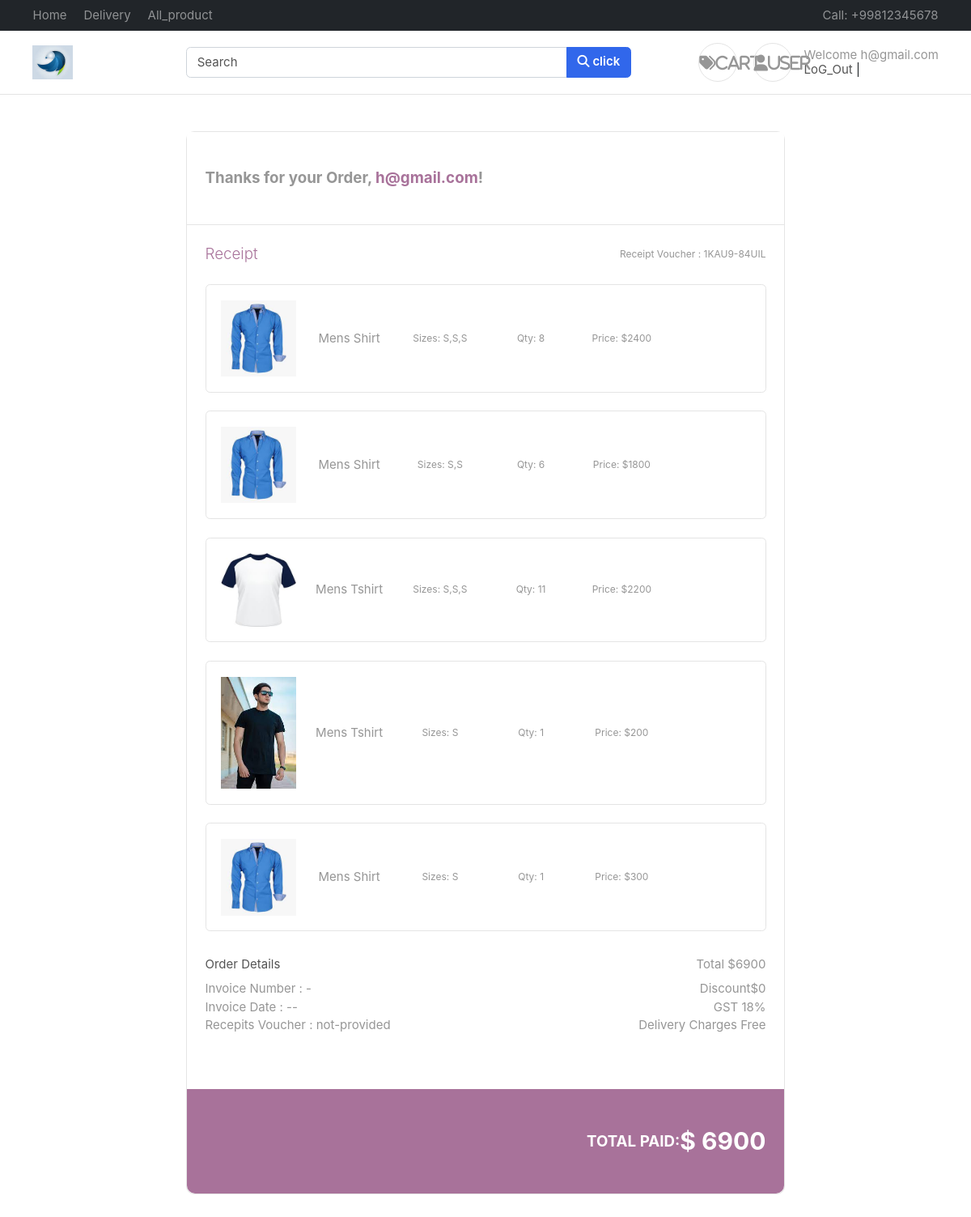
/cart/Delivery (signed in), run on the app's committed database.
### products/models.py (models this page shows, shortened)
class Product_Image(BaseModel1):
    product=models.ForeignKey(Product, on_delete=models.CASCADE, related_name="product_images")
    identify_no=models.BigIntegerField(default=0)
    image=models.ImageField(upload_to='product')

class Product (BaseModel1):
    product_name=models.CharField(max_length=100)
    category=models.ForeignKey(Category, on_delete=models.CASCADE, related_name='products')
    slug=models.SlugField(unique=True, null=True, blank=True)
    price=models.IntegerField()
    product_description=models.TextField()

### cart/models.py (models this page shows)
class Items(BaseModel1):
    cart=models.ForeignKey(Cart,on_delete=models.CASCADE, related_name='cart_items')
    items_no=models.IntegerField(null=True, blank=True)
    varient=models.CharField(max_length=10,null=True, blank=True)

### cart/views.py (the view)
# urls.py: path("Delivery", delivery ,name="Delivery"),
def delivery(request):
    usr=request.user
    all=Cart.objects.filter(user=usr, is_paid=True)
    lst=[]
    lst1=[]
    price=0
    for i in all:
        img=Product_Image.objects.get(uid=i.item_id)
        lst.append(img)
        temp=i.cart_items.get()
        lst1.append(temp)
        price=temp.items_no*img.product.price + price
    mylist = zip(lst, lst1)
    return render(request, "cart/Delivery.html",{'var':mylist,'price':price})

### templates/cart/Delivery.html (shortened to what this page needs)
{% extends "base/base.html"%}
{% block start %}
<section class="h-100 gradient-custom">
    <div class="container py-5 h-100">
      <div class="row d-flex justify-content-center align-items-center h-100">
        <div class="col-lg-10 col-xl-8">
          <div class="card" style="border-radius: 10px;">
            <div class="card-header px-4 py-5">
              <h5 class="text-muted mb-0">Thanks for your Order, <span style="color: #a8729a;">{{user}}</span>!</h5>
            </div>
            <div class="card-body p-4">
              <div class="d-flex justify-content-between align-items-center mb-4">
                <p class="lead fw-normal mb-0" style="color: #a8729a;">Receipt</p>
                <p class="small text-muted mb-0">Receipt Voucher : 1KAU9-84UIL</p>
              </div>
              {% for x,y in var %}
              <div class="card shadow-0 border mb-4">
                <div class="card-body">
                  <div class="row">
                    <div class="col-md-2">
                      <img src="/media/{{x.image}}"
                        class="img-fluid" alt="Phone">
                    </div>
                    <div class="col-md-2 text-center d-flex justify-content-center align-items-center">
                      <p class="text-muted mb-0">{{x.product.product_name}}</p>
                    </div>
                    <div class="col-md-2 text-center d-flex justify-content-center align-items-center">
                      <p class="text-muted mb-0 small">Sizes: {{y.varient}}</p>
                    </div>
                    <div class="col-md-2 text-center d-flex justify-content-center align-items-center">
                      <p class="text-muted mb-0 small">Qty: {{y.items_no}}</p>
                    </div>
                    <div class="col-md-2 text-center d-flex justify-content-center align-items-center">
                      <p id="price_tag{{forloop.counter}}" class="text-muted mb-0 small" ></p>
                    </div>
                  </div>
                </div>
              </div>
              {% endfor %}
              <div class="d-flex justify-content-between pt-2">
                <p class="fw-bold mb-0">Order Details</p>
                <p class="text-muted mb-0"><span class="fw-bold me-4">Total</span> ${{price}}</p>
              </div>
              <div class="d-flex justify-content-between pt-2">
                <p class="text-muted mb-0">Invoice Number : -</p>
                <p class="text-muted mb-0"><span class="fw-bold me-4">Discount</span>$0</p>
              </div>
              <div class="d-flex justify-content-between">
                <p class="text-muted mb-0">Invoice Date : --</p>
                <p class="text-muted mb-0"><span class="fw-bold me-4">GST 18%</span> </p>
              </div>
              <div class="d-flex justify-content-between mb-5">
                <p class="text-muted mb-0">Recepits Voucher : not-provided</p>
                <p class="text-muted mb-0"><span class="fw-bold me-4">Delivery Charges</span> Free</p>
              </div>
            </div>
            <div class="card-footer border-0 px-4 py-5"
              style="background-color: #a8729a; border-bottom-left-radius: 10px; border-bottom-right-radius: 10px;">
              <h5 class="d-flex align-items-center justify-content-end text-white text-uppercase mb-0">Total
                paid: <span class="h2 mb-0 ms-2">$ {{price}}</span></h5>
            </div>
          </div>
        </div>
      </div>
    </div>
  </section>
{% endblock %}

### templates/base/base.html (shortened to what this page needs)
{% load static %}
<!DOCTYPE HTML>
<html lang="en">
<head>
<link href="/media/css/bootstrap.css" rel="stylesheet" type="text/css"/>
<link href="/media/fonts/fontawesome/css/all.min.css" type="text/css" rel="stylesheet">
<link href="/media/css/ui.css" rel="stylesheet" type="text/css"/>
<link href="/media/css/responsive.css" rel="stylesheet" />
</head>
<body>
	<header class="section-header">
		<nav class="navbar navbar-dark navbar-expand p-0 bg-dark">
		<div class="container">
			<ul class="navbar-nav d-none d-md-flex mr-auto">
				<li class="nav-item"><a class="nav-link" href="{% url "Index" %}">Home</a></li>
				<li class="nav-item"><a class="nav-link" href="{% url 'Delivery' %}">Delivery</a></li>
				<li class="nav-item" ><a class="nav-link" href="{% url 'All_product' %}">All_product</a></li>
			</ul>
			<ul class="navbar-nav">
				<li class="nav-item"><a href="#" class="nav-link"> Call: +99812345678 </a></li>
			</ul>
		  </div>
		</nav>
		<section class="header-main border-bottom">
			<div class="container">
		<div class="row align-items-center">
			<div class="col-lg-2 col-4">
				<div class="brand-wrap">
					<img class="logo">
				</div>
			</div>
			<div class="col-lg-6 col-sm-12">
				<form id="search_id" action="{% url 'search_product' %}" method="POST"  class="search">
					<div class="input-group w-100">
						<input type="text" name="search_content"  class="form-control" placeholder="Search" onchange="subm()">
						<div class="input-group-append">
						  <button class="btn btn-primary" type="submit">
							<i class="fa fa-search"></i>
						  click</button>
						</div>
					</div>
				</form>
			</div>
			<div class="col-lg-4 col-sm-6 col-8">
				<div class="widgets-wrap float-md-right">
					{% if user.is_authenticated %}
					<div class="widget-header  mr-3">
						<a href="{% url 'Cart' %}" class="icon icon-sm rounded-circle border"><i class="fas fa-tags">cart</i></a>
					</div>
					<div class="widget-header icontext">
						<a href="{%url 'Profile'%}" class="icon icon-sm rounded-circle border"><i class="fa fa-user">user</i></a>
						<div class="text">
							<span class="text-muted">Welcome {{user}}</span>
							<div>
								<a href="{% url "LoG" %}">LoG_Out</a> |
							</div>
							{%else%}
							<span class="text-muted">Welcome!</span>
							<div>
								<a href="{% url "LogIn" %}">Sign in</a> |
								<a href="{% url "Register" %}"> Register</a>
							</div>
							{%endif%}
						</div>
					</div>
				</div>
			</div>
		</div>
			</div>
		</section>
	</header>
		{% block start %}
		{% endblock %}
</body>
</html>

### public/static/css/ui.css (style rules this page uses)
html { font-family: 'Inter', sans-serif; font-size: 15px; }
.icon-xs, .icon-sm, .icon-md, .icon-lg { display: inline-block; text-align: center; flex-shrink: 0; flex-grow: 0; }
.icon-sm { width: 48px; height: 48px; line-height: 48px; font-size: 20px; }
p:last-child { margin-bottom: 0; }
.header-main { position: relative; padding-top: 1rem; padding-bottom: 1rem; }
.brand-wrap .logo, .navbar-brand .logo { margin-right: 7px; max-height: 42px; display: inline-block; }
.widget-header { display: inline-block; vertical-align: middle; position: relative; }
.widget-header a { color: #545454; }
.widget-header i { color: #969696; }
.icontext { display: inline-flex; align-items: center; vertical-align: middle; }
.icontext .text { width: 100%; line-height: 1.2; color: #212529; }
.icontext .icon { position: relative; margin-right: 15px; flex-shrink: 0; flex-grow: 0; }

### data on the page
Product_Image: image (picture), product.product_name "Mens Shirt", varient "S,S,S", items_no "8", varient "S,S", items_no "6", varient "S", items_no "1"
Product_Image: image (picture), product.product_name "Mens Tshirt", varient "S,S,S", items_no "11"
Product_Image: image (picture), product.product_name "Mens Tshirt", varient "S", items_no "1"

### other printed values
{{ user }} "h@gmail.com"
{{ price }} "6900"
